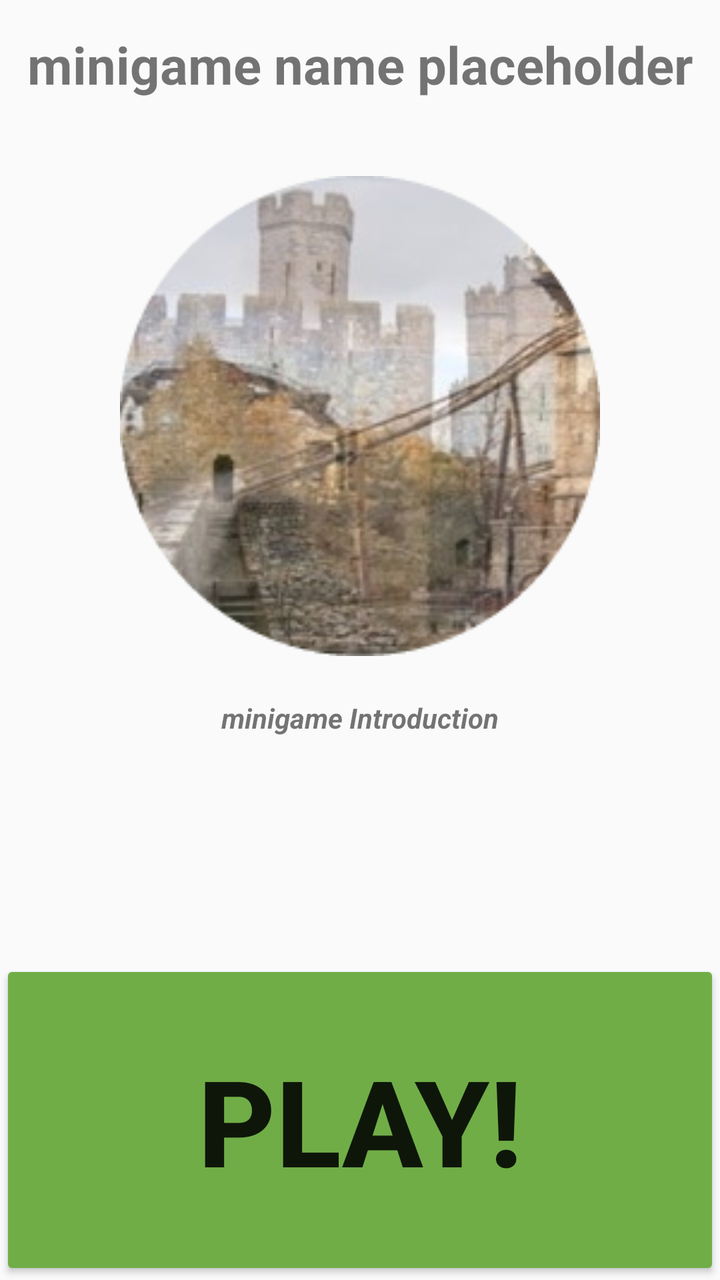
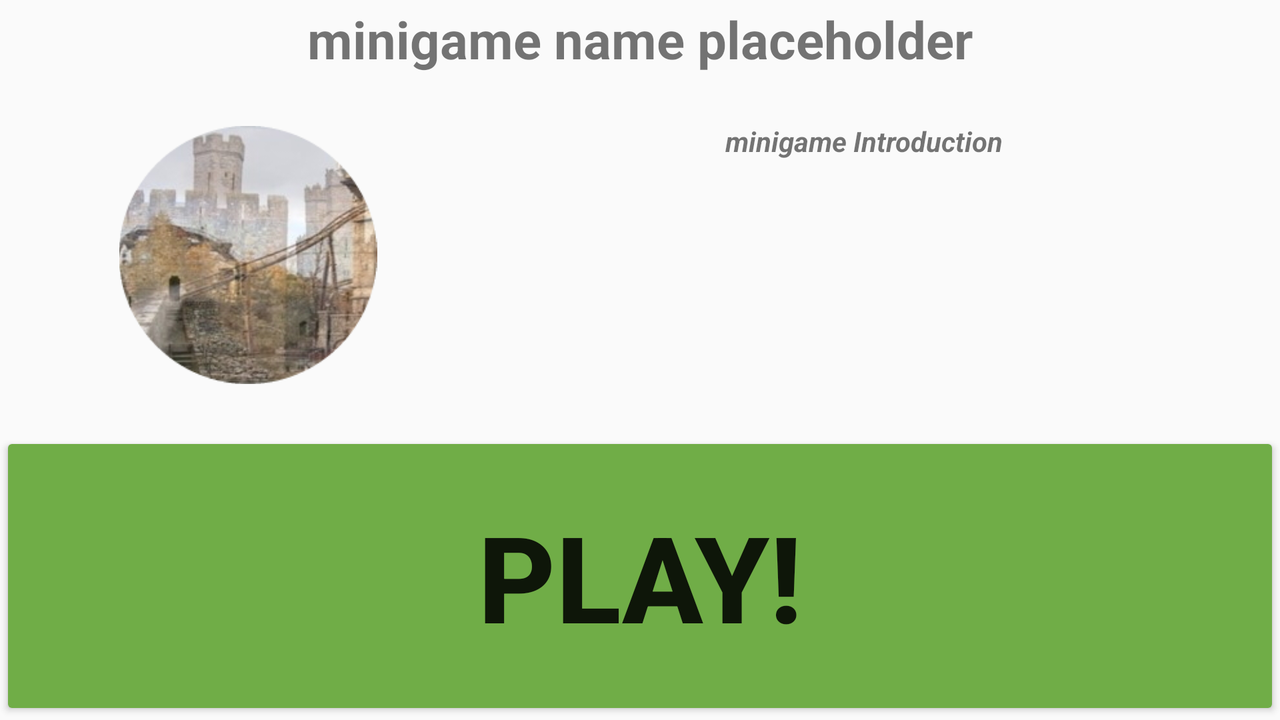

An Android layout and its configuration variant, each rendered on a device that would load it. The default file and the variant file are quoted in full after the pictures.
<!-- AndroidManifest.xml: application theme EsstelingStyle -->
<!-- res/layout/assignment_item_detail.xml -->
<?xml version="1.0" encoding="utf-8"?>
<androidx.constraintlayout.widget.ConstraintLayout xmlns:android="http://schemas.android.com/apk/res/android"
    xmlns:app="http://schemas.android.com/apk/res-auto"
    xmlns:tools="http://schemas.android.com/tools"
    android:layout_width="match_parent"
    android:layout_height="match_parent">

    <TextView
        android:id="@+id/nameIDTextView"
        android:layout_width="wrap_content"
        android:layout_height="wrap_content"
        android:text="@string/minigamename_placeholder"
        android:textSize="26sp"
        android:textStyle="bold"
        android:visibility="visible"
        app:layout_constraintBottom_toTopOf="@+id/guideline_itemDetail_1"
        app:layout_constraintEnd_toEndOf="parent"
        app:layout_constraintStart_toStartOf="parent"
        app:layout_constraintTop_toTopOf="parent" />

    <androidx.constraintlayout.widget.Guideline
        android:id="@+id/guideline_itemDetail_1"
        android:layout_width="wrap_content"
        android:layout_height="wrap_content"
        android:orientation="horizontal"
        app:layout_constraintGuide_percent="0.10" />

    <androidx.constraintlayout.widget.Guideline
        android:id="@+id/guideline_itemDetail_2"
        android:layout_width="wrap_content"
        android:layout_height="wrap_content"
        android:orientation="horizontal"
        app:layout_constraintGuide_percent="0.75" />

    <androidx.constraintlayout.widget.Guideline
        android:id="@+id/guideline_itemDetail_3"
        android:layout_width="wrap_content"
        android:layout_height="wrap_content"
        android:orientation="horizontal"
        app:layout_constraintGuide_percent="0.55" />

    <TextView
        android:id="@+id/minigameIntroduction"
        android:layout_width="match_parent"
        android:layout_height="wrap_content"
        android:lines="8"
        android:gravity="center_horizontal"
        android:text="@string/minigame_introduction"
        android:layout_marginStart="16dp"
        android:layout_marginEnd="16dp"
        android:textStyle="bold|italic"
        app:layout_constraintBottom_toBottomOf="@id/guideline_itemDetail_2"
        app:layout_constraintTop_toTopOf="@+id/guideline_itemDetail_3"
        app:layout_constraintLeft_toLeftOf="parent"
        app:layout_constraintRight_toRightOf="parent" />

    <ImageView
        android:id="@+id/minigamePhoto"
        android:layout_width="0dp"
        android:layout_height="0dp"
        android:layout_margin="24dp"
        app:layout_constraintBottom_toBottomOf="@id/guideline_itemDetail_3"
        app:layout_constraintEnd_toEndOf="parent"
        app:layout_constraintStart_toStartOf="parent"
        app:layout_constraintTop_toTopOf="@+id/guideline_itemDetail_1"
        app:srcCompat="@drawable/de_zwevende_belg" />

    <Button
        android:id="@+id/connectButton"
        android:layout_width="match_parent"
        android:layout_height="0dp"
        android:text="@string/play"
        android:textSize="60sp"
        android:textStyle="bold"
        android:onClick="onConnectButtonClicked"
        android:backgroundTint="@color/colorPrimaryEssteling"
        app:layout_constraintBottom_toBottomOf="parent"
        app:layout_constraintEnd_toEndOf="parent"
        app:layout_constraintStart_toStartOf="parent"
        app:layout_constraintTop_toTopOf="@+id/guideline_itemDetail_2" />

</androidx.constraintlayout.widget.ConstraintLayout>
<!-- resources referenced by this layout -->
<resources>
  <color name="colorPrimaryEssteling">#70AD47</color>
  <!-- drawable de_zwevende_belg: jpg bitmap (drawable-v24, 38861 bytes) -->
  <string name="minigame_introduction">minigame Introduction</string>
  <string name="minigamename_placeholder">minigame name placeholder</string>
  <string name="play">PLAY!</string>
  <style name="EsstelingStyle" parent="Theme.AppCompat.Light.NoActionBar">
          <item name="colorPrimary">@color/colorPrimaryEssteling</item>
          <item name="colorPrimaryDark">@color/colorPrimaryDarkEssteling</item>
          <item name="colorAccent">@color/colorAccentEssteling</item>
      </style>
  <color name="colorPrimaryDarkEssteling">#355A1C</color>
  <color name="colorAccentEssteling">#50F157</color>
</resources>
<!-- res/layout-land/assignment_item_detail.xml (the repository's variant of the layout above) -->
<!-- drawn on the phone turned sideways -->
<?xml version="1.0" encoding="utf-8"?>
<androidx.constraintlayout.widget.ConstraintLayout xmlns:android="http://schemas.android.com/apk/res/android"
    xmlns:app="http://schemas.android.com/apk/res-auto"
    xmlns:tools="http://schemas.android.com/tools"
    android:layout_width="match_parent"
    android:layout_height="match_parent">

    <TextView
        android:id="@+id/nameIDTextView"
        android:layout_width="wrap_content"
        android:layout_height="wrap_content"
        android:text="@string/minigamename_placeholder"
        android:textSize="26sp"
        android:textStyle="bold"
        android:visibility="visible"
        app:layout_constraintBottom_toTopOf="@+id/guideline_itemDetail_1"
        app:layout_constraintEnd_toEndOf="parent"
        app:layout_constraintStart_toStartOf="parent"
        app:layout_constraintTop_toTopOf="parent" />

    <androidx.constraintlayout.widget.Guideline
        android:id="@+id/guideline_itemDetail_1"
        android:layout_width="wrap_content"
        android:layout_height="wrap_content"
        android:orientation="horizontal"
        app:layout_constraintGuide_begin="39dp" />

    <androidx.constraintlayout.widget.Guideline
        android:id="@+id/guideline_itemDetail_2"
        android:layout_width="wrap_content"
        android:layout_height="wrap_content"
        android:orientation="horizontal"
        app:layout_constraintGuide_percent="0.75" />

    <androidx.constraintlayout.widget.Guideline
        android:id="@+id/guideline_itemDetail_3"
        android:layout_width="wrap_content"
        android:layout_height="wrap_content"
        android:orientation="horizontal"
        app:layout_constraintGuide_percent="0.60" />

    <TextView
        android:id="@+id/minigameIntroduction"
        android:layout_width="0dp"
        android:layout_height="wrap_content"
        android:lines="8"
        android:gravity="center_horizontal"
        android:text="@string/minigame_introduction"
        android:layout_marginStart="16dp"
        android:layout_marginEnd="16dp"
        android:textStyle="bold|italic"
        app:layout_constraintBottom_toBottomOf="@id/guideline_itemDetail_3"
        app:layout_constraintTop_toTopOf="@+id/guideline_itemDetail_1"
        app:layout_constraintLeft_toRightOf="@id/minigamePhoto"
        app:layout_constraintRight_toRightOf="parent" />

    <ImageView
        android:id="@+id/minigamePhoto"
        android:layout_width="wrap_content"
        android:layout_height="0dp"
        android:layout_margin="24dp"
        app:layout_constraintBottom_toBottomOf="@id/guideline_itemDetail_3"
        app:layout_constraintStart_toStartOf="parent"
        app:layout_constraintTop_toTopOf="@+id/guideline_itemDetail_1"
        app:srcCompat="@drawable/de_zwevende_belg" />

    <Button
        android:id="@+id/connectButton"
        android:layout_width="match_parent"
        android:layout_height="0dp"
        android:text="@string/play"
        android:textSize="60sp"
        android:textStyle="bold"
        android:onClick="onConnectButtonClicked"
        android:backgroundTint="@color/colorPrimaryEssteling"
        app:layout_constraintBottom_toBottomOf="parent"
        app:layout_constraintEnd_toEndOf="parent"
        app:layout_constraintStart_toStartOf="parent"
        app:layout_constraintTop_toTopOf="@+id/guideline_itemDetail_3" />

</androidx.constraintlayout.widget.ConstraintLayout>
